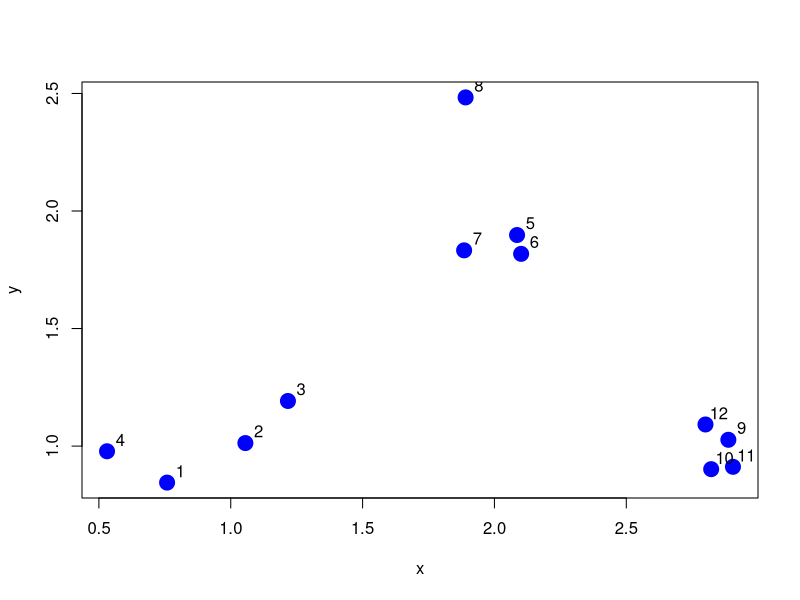
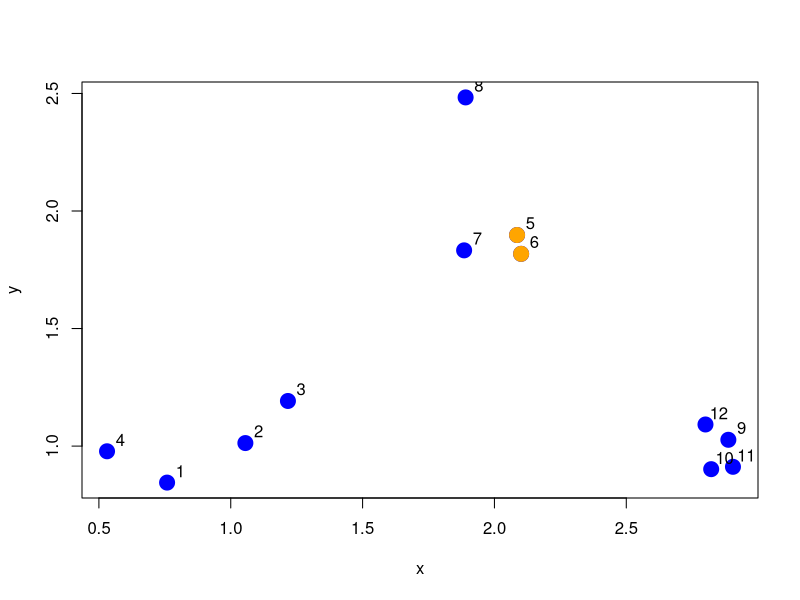
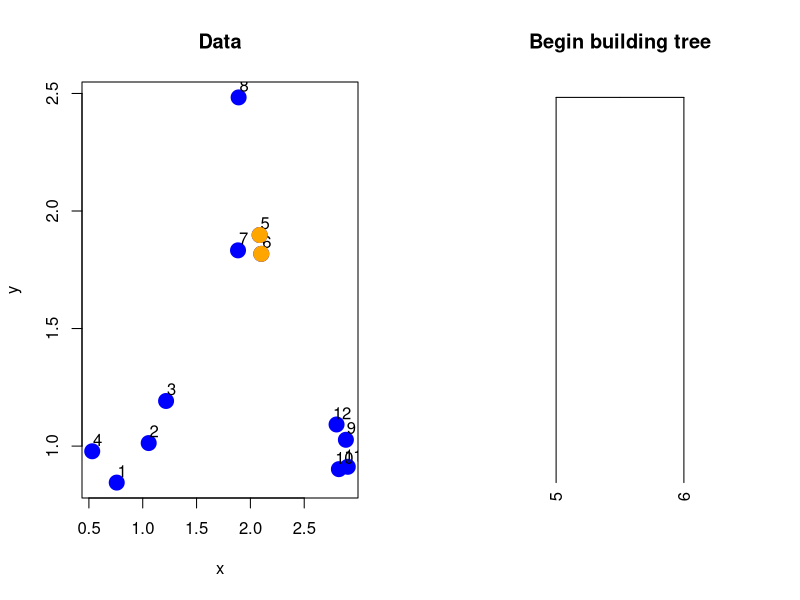
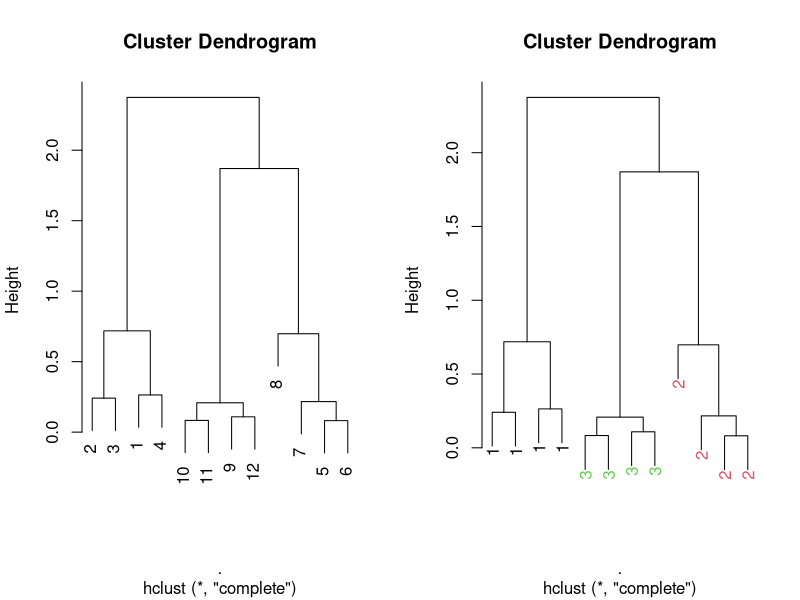
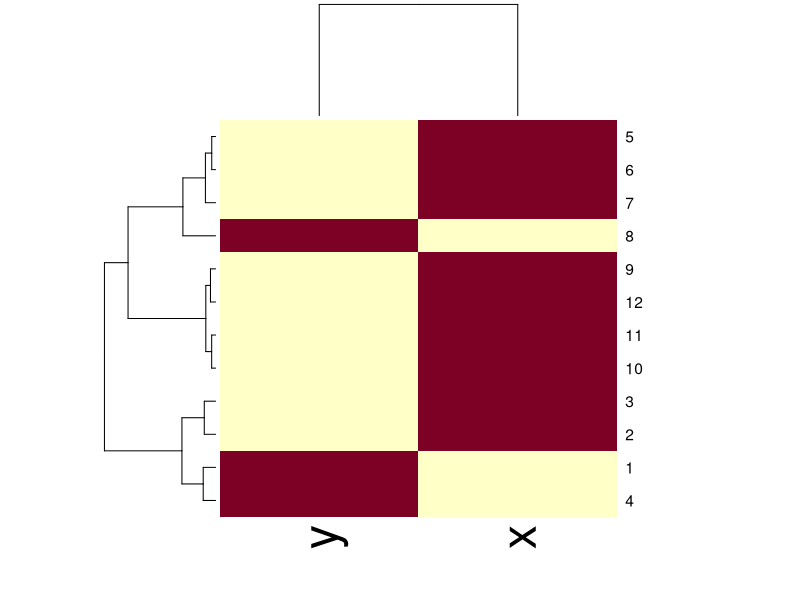

Write R code to recreate these figures, in order.
#### Hierarchical Clustering 
#----------------------------

## This is a bread and butter for visualiing high dimensional and multidimensional data. 
# It actually organize things or observations that are close to each other and seperate them into groups. 


##Hierarchical clustering, as is denoted by the name, involves organizing your data into
#a kind of hierarchy. The common approach is what's called an agglomerative approach.
#This is a kind of bottom up approach, where you start by thinking of the data as individual
#data points. Then you start lumping them together into clusters little by little until
#eventually your entire data set is just one big cluster.


## Start with two closest points and merge them to make a new point and then do like this 

# Distance that we use in this algo 
#----
#  Euclidean distance: A continuous metric which can be thought of in geometric
# terms as the "straight-line" distance between two points.
#  Correlation similarity: Similar in nature to Euclidean distance
#  "Manhattan" distance: on a grid or lattice, how many "city blocks" would you have
#  to travel to get from point A to point B?

set.seed(1234)
x <- rnorm(12, rep(1:3, each = 4), 0.2)
y <- rnorm(12, rep(c(1,2,1), each = 4), 0.2)
plot(x, y, col = "blue", pch = 19, cex = 2)
text(x + 0.05, y + 0.05, labels = as.character(1:12))

## distance
dataFrame <- data.frame(x = x, y = y)
dist(dataFrame) #Default is Eculidean

# First an agglomerative clustering approach attempts to find the two points that are closest together.
rdistxy <- as.matrix(dist(dataFrame))

## Remove the diagonal from consideration
diag(rdistxy) <- diag(rdistxy) + 100000

# Find the index of the points with minimum distance
ind <- which(rdistxy == min(rdistxy), arr.ind = TRUE)
ind

# Now we can plot and check
plot(x, y, col = "blue", pch = 19, cex = 2)
text(x + 0.05, y + 0.05, labels = as.character(1:12))
points(x[ind[1, ]], y[ind[1, ]], col = "orange", pch = 19, cex = 2)

# The next step would be to start drawing the tree, the first step would be to merge these two points together 
par(mfrow = c(1, 2))
plot(x, y, col = "blue", pch = 19, cex = 2, main = "Data")
text(x + 0.05, y + 0.05, labels = as.character(1:12))
points(x[ind[1, ]], y[ind[1, ]], col = "orange", pch = 19, cex = 2)


# Make a cluster and cut it at the right height
library(dplyr)
hcluster <- dist(dataFrame) %>% hclust
dendro <- as.dendrogram(hcluster)
cutDendro <- cut(dendro, h = (hcluster$height[1] + 0.00001))
plot(cutDendro$lower[[11]], yaxt = "n", main = "Begin building tree")

#Now that we've merged the first two "leaves" of this tree, we can turn the algorithm crank
#and continue to build the tree. Now, the two points we identified in the previous iteration
#will get "merged" into a single point


# We need to search the distance matrix for the next two closest points, ignoring the first
#two that we already merged.
nextmin <- rdistxy[order(rdistxy)][3]
ind <- which(rdistxy == nextmin,arr.ind=TRUE)
ind


# In this way if continue doing we will get complete dendogram
hClustering <- data.frame(x=x,y=y) %>% dist %>% hclust
plot(hClustering) #Ther are three clusters with 4 points each


x## More aesthatic Dendogram
#--------------------------

myplclust <- function(hclust, lab = hclust$labels, lab.col = rep(1, length(hclust$labels)),
                       hang = 0.1, ...) {
   ## modifiction of plclust for plotting hclust objects *in colour*! Copyright
     ## Eva KF Chan 2009 Arguments: hclust: hclust object lab: a character vector
     ## of labels of the leaves of the tree lab.col: colour for the labels;
     ## NA=default device foreground colour hang: as in hclust & plclust Side
     ## effect: A display of hierarchical cluster with coloured leaf labels.
     y <- rep(hclust$height, 2)
     x <- as.numeric(hclust$merge)
     y <- y[which(x < 0)]
     x <- x[which(x < 0)]
     x <- abs(x)
     y <- y[order(x)]
     x <- x[order(x)]
     plot(hclust, labels = FALSE, hang = hang, ...)
     text(x = x, y = y[hclust$order] - (max(hclust$height) * hang), labels = lab[hclust$order],
          col = lab.col[hclust$order], srt = 90, adj = c(1, 0.5), xpd = NA, ...)
}

hClustering <- data.frame(x = x, y = y) %>% dist %>% hclust
myplclust(hClustering, lab = rep(1:3, each = 4), lab.col = rep(1:3, each = 4))     



## Heatmap is a handy way to visualize the matrix data
#The basic idea is that heatmap() sorts the rows and columns of a matrix according to the clustering
#determined by a call to hclust(). Conceptually, heatmap() first treats the rows of a
#matrix as observations and calls hclust() on them, then it treats the columns of a matrix
#as observations and calls hclust() on those values. The end result is that you get a
#dendrogram associated with both the rows and columns of a matrix, which can help
#you to spot obvious patterns in the data.

dataMatrix <- data.frame(x=x,y=y) %>% data.matrix
heatmap(dataMatrix)


## Hierarchical clustering is sensitive to Null values, picking a different distance metrics, changing the scale of one variable 
# It can be used to explore the data and get relationshiip

